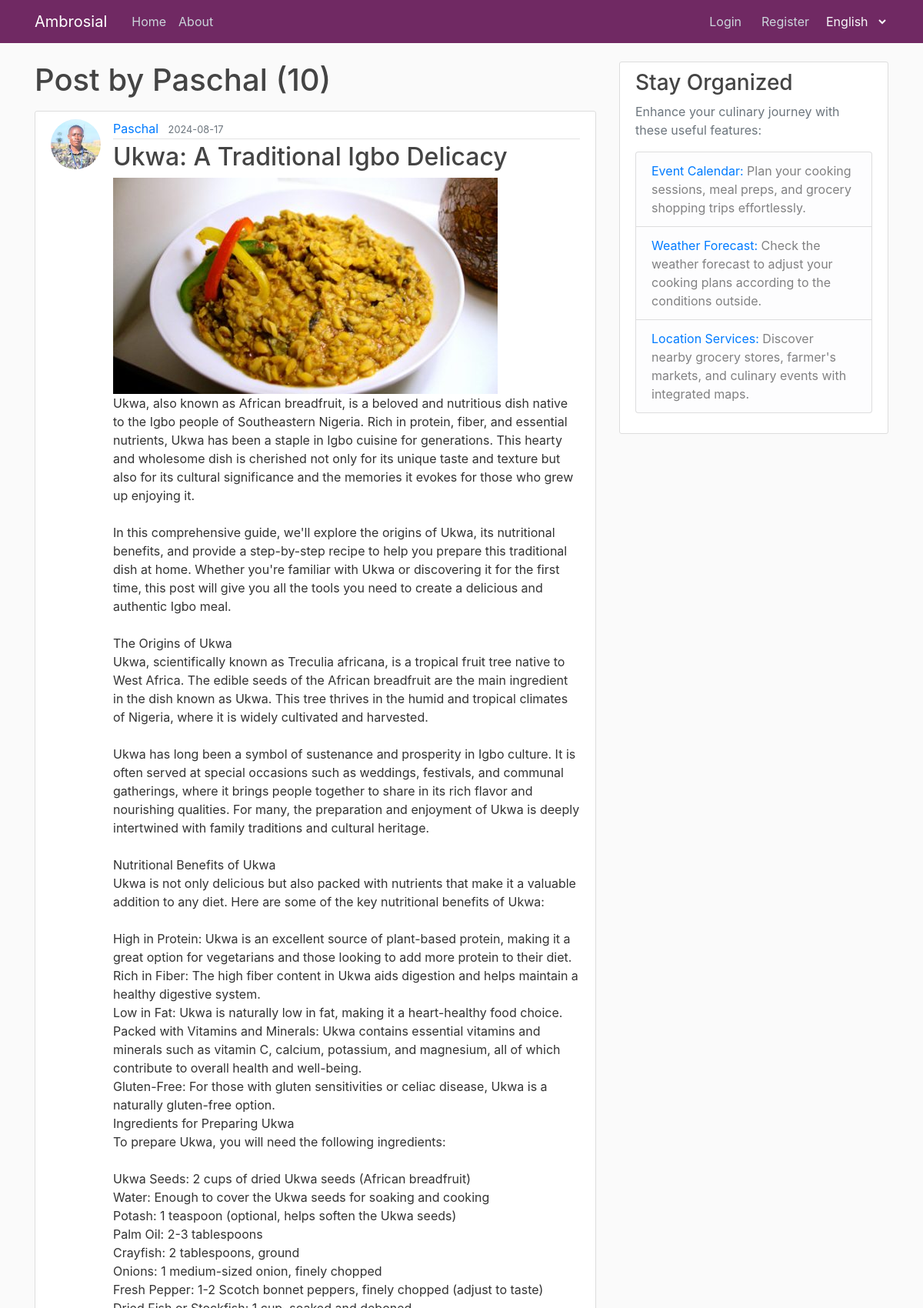
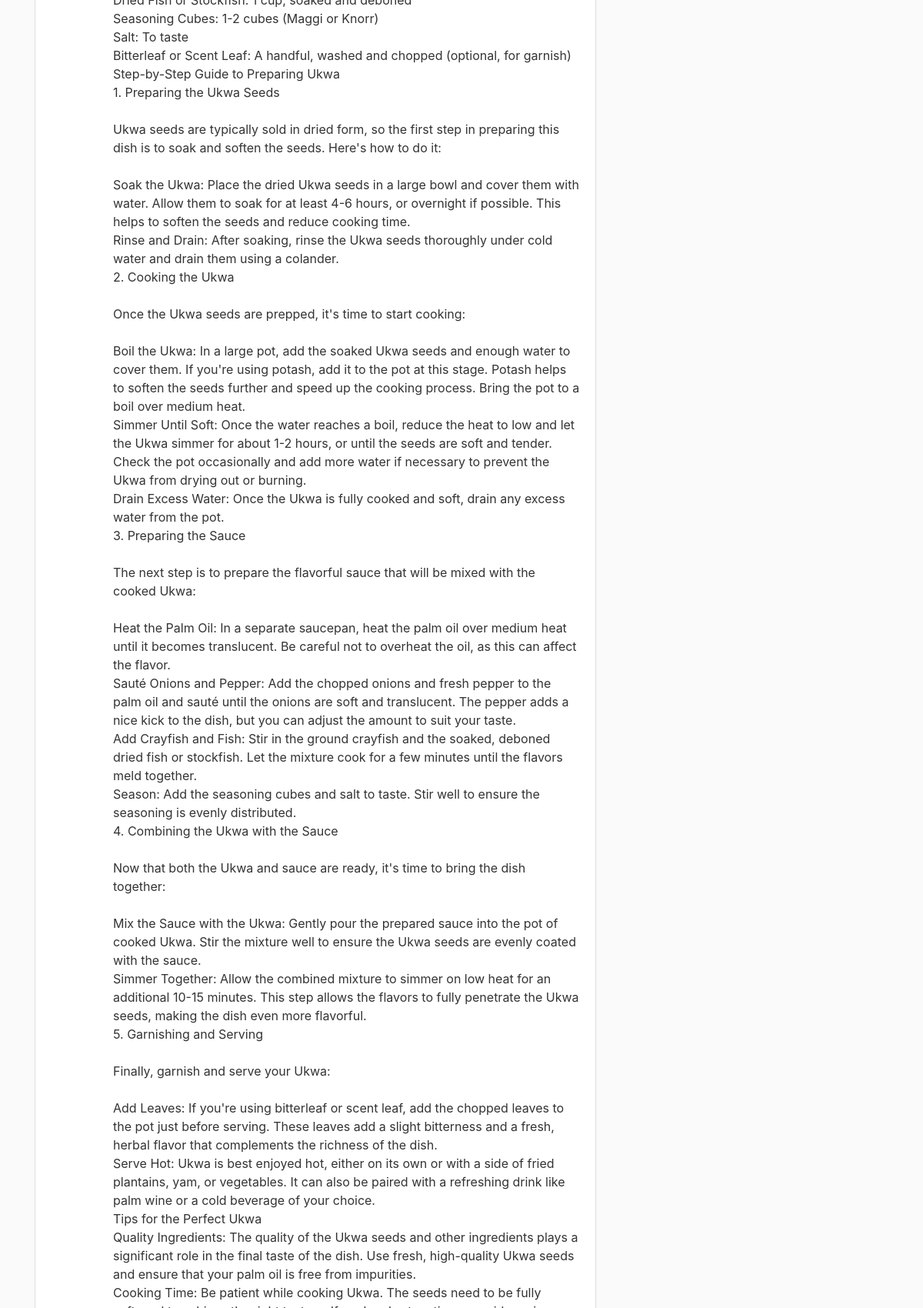
Screenshot of /user/Paschal (upper part) with the database file from the repository (2 pictures, top to bottom).
### flask_ambrosial/models.py (models this page shows, shortened)
class User(db.Model, UserMixin):
    id = db.Column(db.Integer, primary_key=True)
    username = db.Column(db.String(20), unique=True, nullable=False)
    email = db.Column(db.String(120), unique=True, nullable=False)
    image_file = db.Column(
        db.String(20), nullable=False, default='default.jpg'
    )
    password = db.Column(db.String(60), nullable=False)
    posts = db.relationship('Post', backref='author', lazy=True)
    comments = db.relationship('Comment', backref='author', lazy=True)

class Post(db.Model):
    id = db.Column(db.Integer, primary_key=True)
    title = db.Column(db.String(100), nullable=False)
    date_posted = db.Column(
        db.DateTime, nullable=False, default=datetime.now(timezone.utc)
    )
    content = db.Column(db.Text, nullable=False)
    user_id = db.Column(
        db.Integer, db.ForeignKey('user.id', name='fk_post_user_id'),
        nullable=False
    )
    image_filename = db.Column(db.String(100), nullable=False)
    comments = db.relationship('Comment', backref='post', lazy=True)

### flask_ambrosial/users/routes.py (the view)
@users.route("/user/<string:username>")
def user_posts(username):
    page = request.args.get('page', 1, type=int)
    user = User.query.filter_by(username=username).first_or_404()
    posts = Post.query.filter_by(author=user).order_by(
        Post.date_posted.desc()).paginate(page=page, per_page=3)
    image_files = [url_for('static', filename='post_pics/' + post.image_filename)
                   for post in posts.items]
    return render_template('user_posts.html', posts=posts,
                           image_files=image_files, user=user)

### flask_ambrosial/__init__.py (called while the page is built)
def get_locale():
    if 'lang' in request.args:
        lang = request.args.get('lang')
        if lang in current_app.config['LANGUAGES']:
            session['lang'] = lang
            return lang
    return session.get(
        'lang',
        request.accept_languages.best_match(current_app.config['LANGUAGES'])
    )

### flask_ambrosial/templates/user_posts.html (shortened to what this page needs)
{% extends "layout.html" %}
{% block content %}
    <h1 class="mb-3">{{ _('Post by') }} {{ user.username }} ({{ posts.total }})</h1>
    {% for post in posts.items %}
        <article class="media content-section">
            <img class="rounded-circle article-img" src="{{ url_for('static', filename='profile_pics/' + post.author.image_file) }}">
            <div class="media-body">
                <div class="article-metadata">
                    <a class="mr-2" href="{{ url_for('users.user_posts', username=post.author.username) }}">{{ post.author.username }}</a>
                    <small class="text-muted">{{ post.date_posted.strftime('%Y-%m-%d') }}</small>
                </div>
                <h2><a class="article-title" href="{{ url_for('posts.post', post_id=post.id) }}">{{ post.title }}</a></h2>
                {% if post.image_filename %}
                    <img class="post-image" src="{{ url_for('static', filename='post_pics/' + post.image_filename) }}" alt="{{ post.title }}">
                {% endif %}
                <p class="article-content">{{ post.content }}</p>
            </div>
        </article>
    {% endfor %}
{% endblock content %}

### flask_ambrosial/static/main.css (style rules this page uses)
body { background: #fafafa; color: #333333; margin-top: 5rem; }
h1, h2, h3, h4, h5, h6 { color: #444444; }
.content-section { background: #ffffff; padding: 10px 20px; border: 1px solid #dddddd; border-radius: 3px; margin-bottom: 20px; }
.article-title { color: #444444; }
.article-content { white-space: pre-line; }
.article-img { height: 65px; width: 65px; margin-right: 16px; }
.article-metadata { padding-bottom: 1px; margin-bottom: 4px; border-bottom: 1px solid #e3e3e3; }
.post-image { max-width: 100%; max-height: 300px; height: auto; border: none; }

### rows the page displays
User: username "Paschal"
Post: image_file (picture), author.username "Paschal", date_posted "2024-08-17", title "Ukwa: A Traditional Igbo Delicacy", image_filename (picture)

### other values shown
{{ posts.total }} "10"
